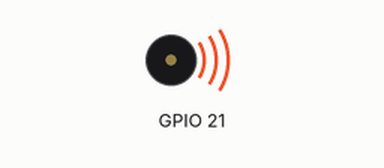
This program was run on a simulated Raspberry Pi (BCM pin numbers). On the bench: buzzer (waves = sounding). At 7.5 s the program stops and its outputs stay as they are.

Above: at 0.2 s.
Timing chart, 0 to 3.5 s (numbered marks = the images above):
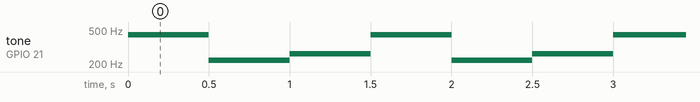

Measured:
- by itself, tone on GPIO 21: repeats every 1.5 s: 220 Hz 0.50 s, 262 Hz 0.50 s, 440 Hz 0.50 s

The program:

buzzer.py
```python
from gpiozero import TonalBuzzer
from gpiozero.tones import Tone
from gpiozero.pins.pigpio import PiGPIOFactory
from time import sleep

# BUZZERのピン設定
BUZZER_PIN = 21

buzzer_pins = {
    "0": BUZZER_PIN,
}

def main():
    # 各ピンをbuzzer設定
    factory = PiGPIOFactory()
    buzzers = {}
    for key, pin in buzzer_pins.items():
        buzzers[key] = TonalBuzzer(pin, pin_factory=PiGPIOFactory())

    # 音を鳴らす
    try:
        for _ in range(5):
            for key, buzzer in buzzers.items():

                buzzer.play(Tone("A4"))
                sleep(0.5)
                buzzer.play(Tone(220.0)) # Hz
                sleep(0.5)
                buzzer.play(Tone(60)) # middle C in MIDI notation
                sleep(0.5)
                buzzer.stop()
    except KeyboardInterrupt:
        print("stop")

    return

if __name__ == "__main__":
    main()
```
